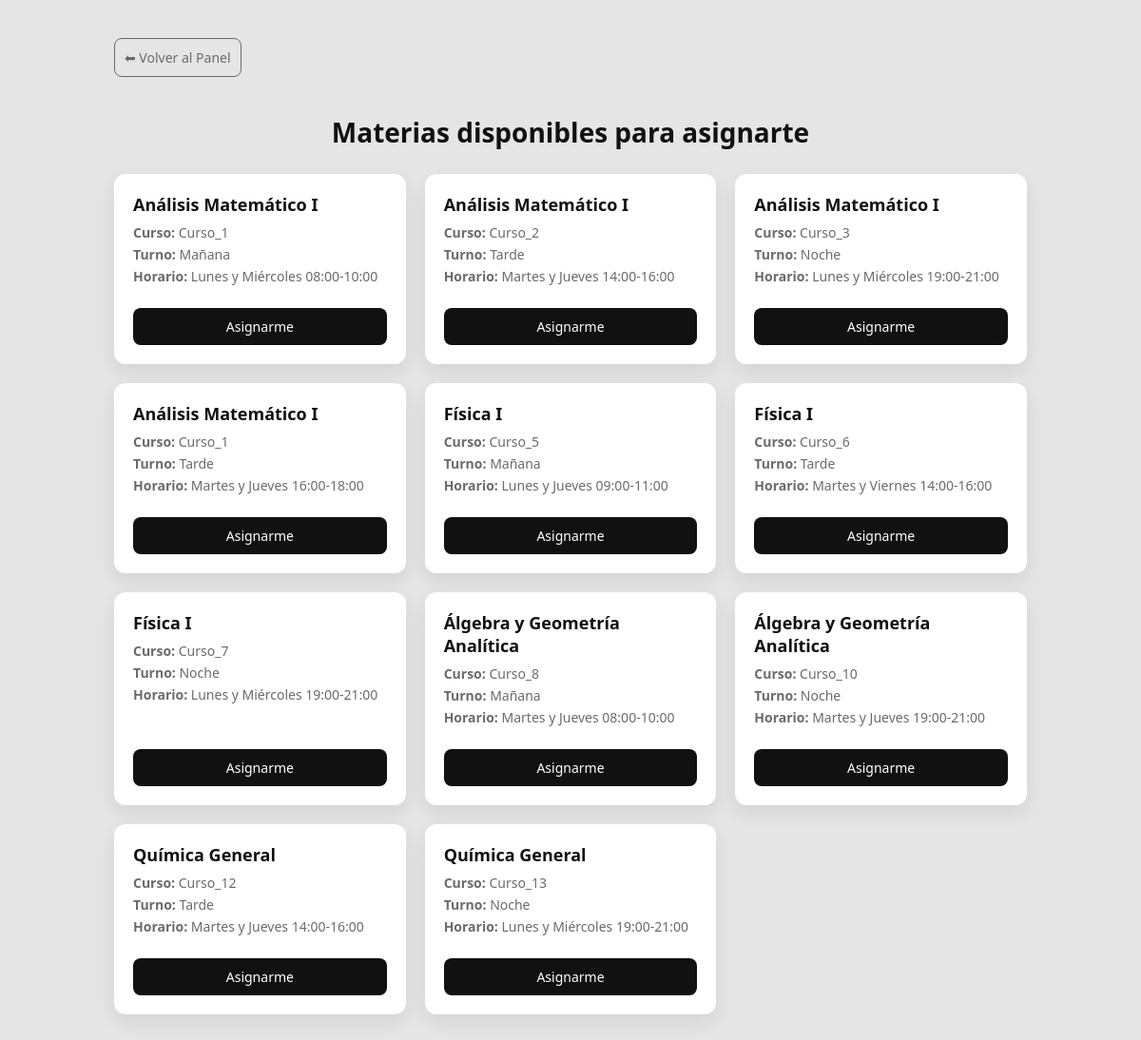
/profesores/materias-disponibles/ (signed in), run on an earlier commit of the app's database.
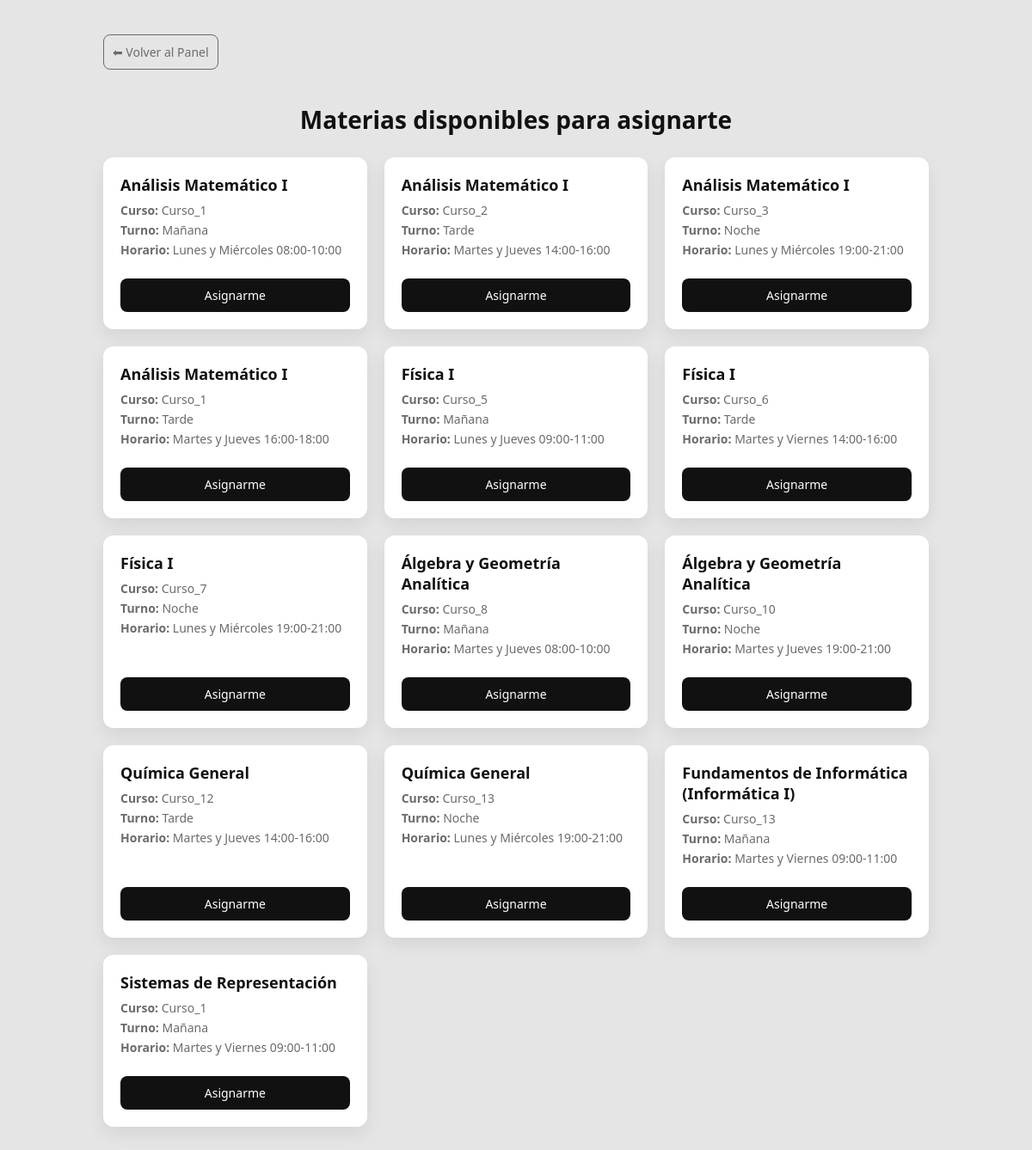
And on a later commit of the database.
### UTN/models.py (models this page shows, shortened)
class MateriaCurso(models.Model):
    id_materia_curso = models.AutoField(primary_key=True)
    curso = models.ForeignKey(Curso, on_delete=models.CASCADE, related_name='materias')
    materia = models.ForeignKey(Materia, on_delete=models.CASCADE, related_name='cursos_ofrecidos')
    Opciones_Turno = [
        ('manana', 'Mañana'),
        ('tarde', 'Tarde'),
        ('noche', 'Noche'),
    ]
    turno_cursado = models.CharField(max_length=10, choices=Opciones_Turno)
    horario = models.CharField(max_length=50)
    modulo = models.CharField(max_length=50)
    grupo = models.CharField(max_length=50, null=True, blank=True)

class Materia(models.Model):
    nombre = models.CharField(max_length=100, default="")
    sigla = models.CharField(max_length=10, primary_key=True)
    ciclo_lectivo = models.PositiveIntegerField()
    correlativas_requeridas = models.ManyToManyField('self', blank=True, symmetrical=False, related_name='materias_que_la_requieren', verbose_name='Materias Correlativas Requeridas')
    def get_carreras_admin(self):
        """
        Genera una cadena de texto HTML para mostrar en el Admin con las carreras y sus IDs.
        """
        carreras = self.carreramateria_set.select_related('carrera').all()
        info_carreras = []
        for cm in carreras:
            info_carreras.append(f"{cm.carrera.nombre} (ID: **{cm.carrera.id_carrera}**)")
        return mark_safe("<br>".join(info_carreras))
    get_carreras_admin.short_description = 'Carreras Asociadas'

class Curso(models.Model):
    id_curso = models.AutoField(primary_key=True)
    nombre = models.CharField(max_length=50)
    nivel = models.CharField(max_length=20)
    numero = models.PositiveIntegerField()

### UTN/views.py (the view)
# urls.py: path("profesores/materias-disponibles/", materias_disponibles, name="materias_disponibles"),
@login_required
def materias_disponibles(request):
    profesor = request.user.profesor
    materias = MateriaCurso.objects.exclude(
        profesores__profesor=profesor
    )
    return render(request, "profesores/materias_disponibles.html", {
        "materias": materias
    })

### UTN/templates/profesores/materias_disponibles.html (shortened to what this page needs)
<!DOCTYPE html>
<html lang="es">
<head>
</head>
<body>
<div class="container">
    <a
        href="{% url 'dashboard' request.user.profesor.pk %}"
        class="btn btn-volver"
    >
        ⬅ Volver al Panel
    </a>
    <h1>Materias disponibles para asignarte</h1>
    {% if materias %}
        <div class="grid">
            {% for mc in materias %}
                <div class="card">
                    <div>
                        <h2>{{ mc.materia.nombre }}</h2>
                        <p><strong>Curso:</strong> {{ mc.curso.nombre }}</p>
                        <p><strong>Turno:</strong> {{ mc.get_turno_cursado_display }}</p>
                        <p><strong>Horario:</strong> {{ mc.horario }}</p>
                    </div>
                    <a
                        href="{% url 'asignar_materia_profesor' mc.id_materia_curso %}"
                        class="btn btn-asignar"
                    >
                        Asignarme
                    </a>
                </div>
            {% endfor %}
        </div>
    {% else %}
        <div class="empty">
            <h2>No hay materias disponibles</h2>
            <p>En este momento no hay materias para asignarte.</p>
        </div>
    {% endif %}
</div>
</body>
</html>

### UTN/templates/profesores/materias_disponibles.html (style rules this page uses)
:root { --negro: #111; --gris-oscuro: #2f2f2f; --gris: #6b6b6b; --gris-claro: #e5e5e5; --blanco: #ffffff; }
* { box-sizing: border-box; font-family: "Segoe UI", system-ui, sans-serif; }
body { margin: 0; background-color: var(--gris-claro); color: var(--negro); }
.container { max-width: 1000px; margin: 40px auto; padding: 0 20px; }
h1 { margin-bottom: 25px; font-size: 28px; font-weight: 600; text-align: center; }
.grid { display: grid; grid-template-columns: repeat(auto-fill, minmax(280px, 1fr)); gap: 20px; }
.card { background-color: var(--blanco); border-radius: 12px; padding: 20px; box-shadow: 0 8px 20px rgba(0,0,0,0.08); display: flex; flex-direction: column; justify-content: space-between; }
.card h2 { font-size: 18px; margin: 0 0 8px; }
.card p { margin: 4px 0; color: var(--gris); font-size: 14px; }
.btn { padding: 10px; font-size: 14px; border-radius: 8px; cursor: pointer; text-align: center; text-decoration: none; border: none; transition: all 0.2s ease; display: block; }
.btn-asignar { background-color: var(--negro); color: var(--blanco); margin-top: 20px; }
.btn-volver { background-color: transparent; color: var(--gris); border: 1px solid var(--gris); margin-bottom: 20px; display: inline-block; }

What changed in the data, as far as the page shows it:
added MateriaCurso: materia.nombre "Fundamentos de Informática (Informática I)", curso.nombre "Curso_13", turno_cursado "Mañana", horario "Martes y Viernes 09:00-11:00"
added MateriaCurso: materia.nombre "Sistemas de Representación", curso.nombre "Curso_1", turno_cursado "Mañana", horario "Martes y Viernes 09:00-11:00"
